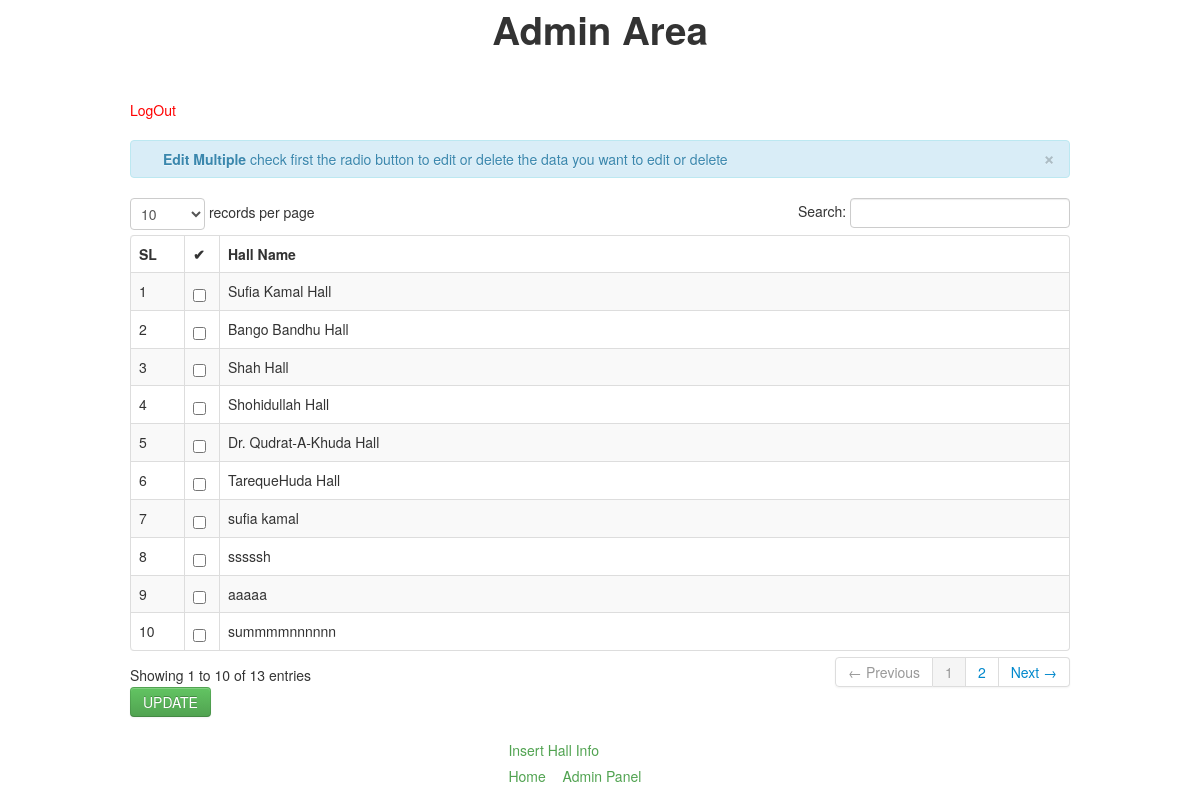
The app's page /StudentInfoIndex/hall_info.php with its own data.
### tables this page shows
CREATE TABLE IF NOT EXISTS `hall_info` (
`hall_id` int(2) NOT NULL,
  `hall_name` varchar(50) NOT NULL
);

### StudentInfoIndex/hall_info.php (the view, shortened to what this page needs)
<?php
include('header.php');
?>
<html>
<head>
    <h1 align="center">Admin Area</h1>
</head>
<body>
<div class="container">
<br>
<br>
<a href="admin_logout.php"><font color="red">LogOut</font></a>
<br><br>
<form name="frmUserHall" action="" method="post">
                        <table cellpadding="0" cellspacing="0" border="0" class="table table-striped table-bordered" id="example">
                            <div class="alert alert-info">
                                <button type="button" class="close" data-dismiss="alert">&times;</button>
                                <strong><i class="icon-user icon-large"></i>&nbsp;Edit Multiple</strong>&nbsp;check first the radio button to edit or delete the data you want to edit or delete
                            </div>
                            <thead>
                                <tr>
                                    <th width="30">SL</th>
                                    <th width="10">&#10004;</th>
                                    <th width="720">Hall Name</th>
                                </tr>
                            </thead>
                            <tbody>
                              	<?php
                                $q="SELECT * FROM `hall_info` order by `hall_id` asc";
							$query=mysqli_query($con_db,$q)or die(mysqli_error($con_db));
							while($row=mysqli_fetch_array($query)){
							$id=$row['hall_id'];
							?>
										<tr>
										<td>
										<input name="selector[]" type="checkbox" value="<?php echo $id; ?>">
										</td>
                                         <td><?php echo $row['hall_name'] ?></td>
                                </tr>
                         <?php
                          } ?>
                            </tbody>
                        </table>
						<button class="btn btn-success"  name="submit_mult" type="submit" onclick="edithallinfo();">
                       UPDATE
                        </button>
</form>
</div>
<div id="header">
             <a href="insert_hall1.php">Insert Hall Info</a></li>
        <ul>
            <li><a href="home.php">Home</a></li>
            <li><a href="admin_page.2.php">Admin Panel</a></li>
        </ul>
</body>
</html>

### StudentInfoIndex/hall_info.php (style rules this page uses)
ul { float: left; width: 100%; padding: 0; margin: 0; list-style-type: none; }
#header a { float: left; text-decoration: none; color: #51A351; padding: 0.2em 0.6em; border-right: 1px solid bl; }
li { display: inline; }
#header { margin-left: 500px; }

### records on screen
hall_info: hall_name "Sufia Kamal Hall"
hall_info: hall_name "Bango Bandhu Hall"
hall_info: hall_name "Shah Hall"
hall_info: hall_name "Shohidullah Hall"
hall_info: hall_name "Dr. Qudrat-A-Khuda Hall"
hall_info: hall_name "TarequeHuda Hall"
hall_info: hall_name "sufia kamal"
hall_info: hall_name "sssssh"
hall_info: hall_name "aaaaa"
hall_info: hall_name "summmmnnnnnn"
